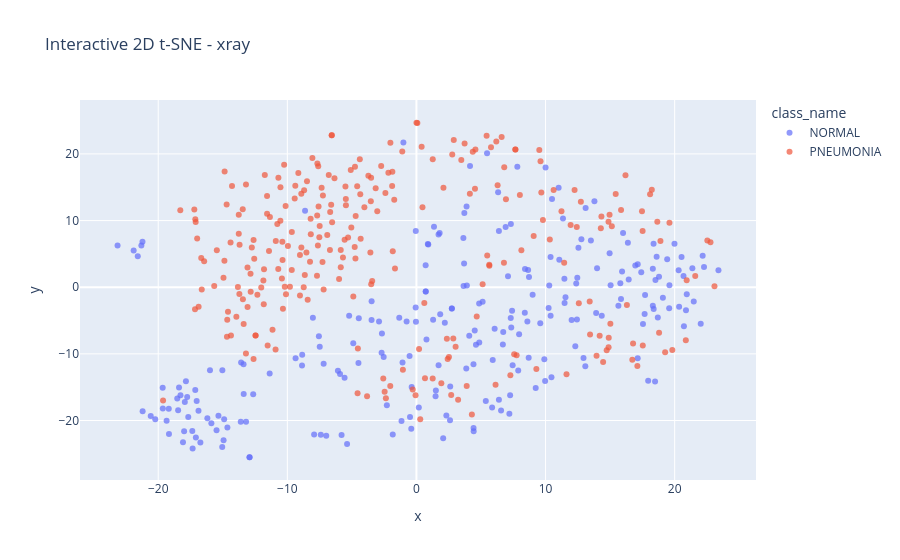
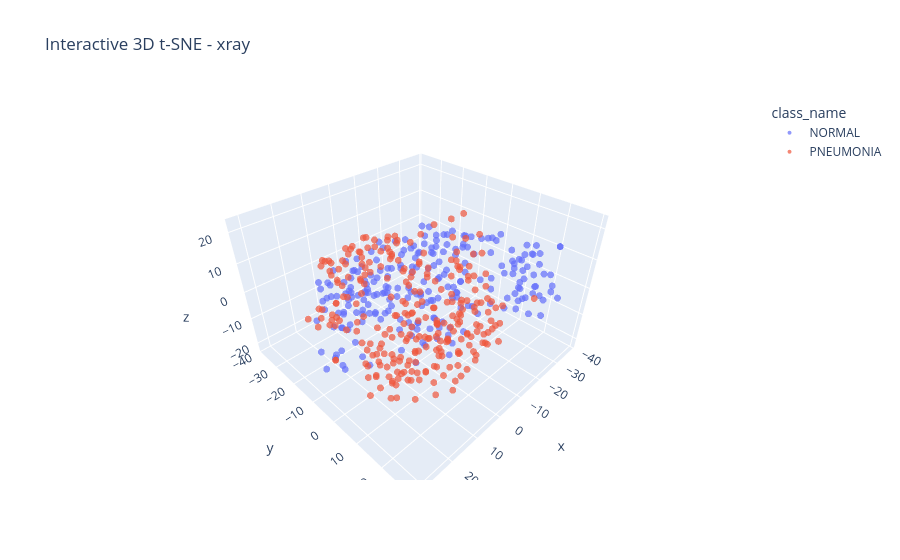

Notebook cell for these charts, in order:
### Markdown cell above
# X-Ray t-SNE

### Code cell
encodings_xray, labels_xray = extract_encodings(
    'xray',
    n_samples=500
)

plot_tsne_2d_interactive(
    'xray',
    encodings_xray,
    labels_xray,
    CONFIG['datasets']['xray']['class_names']
)

plot_tsne_3d_interactive(
    'xray',
    encodings_xray,
    labels_xray,
    CONFIG['datasets']['xray']['class_names']
)

### Figure 1 — Plotly figure (JSON) as saved in the notebook; plotly's stock layout.template omitted (floating-point values rounded to 4 significant figures; data arrays with more than 128 entries replaced by an {"elided": "..."} marker saying what was removed)
{"data": [{"hovertemplate": "class_name=NORMAL<br>x=%{x}<br>y=%{y}<extra></extra>", "legendgroup": "NORMAL", "marker": {"color": "#636efa", "opacity": 0.7, "size": 6, "symbol": "circle"}, "mode": "markers", "name": "NORMAL", "orientation": "v", "showlegend": true, "type": "scatter", "x": {"elided": "234 float values"}, "xaxis": "x", "y": {"elided": "234 float values"}, "yaxis": "y"}, {"hovertemplate": "class_name=PNEUMONIA<br>x=%{x}<br>y=%{y}<extra></extra>", "legendgroup": "PNEUMONIA", "marker": {"color": "#EF553B", "opacity": 0.7, "size": 6, "symbol": "circle"}, "mode": "markers", "name": "PNEUMONIA", "orientation": "v", "showlegend": true, "type": "scatter", "x": {"elided": "266 float values"}, "xaxis": "x", "y": {"elided": "266 float values"}, "yaxis": "y"}], "layout": {"legend": {"title": {"text": "class_name"}, "tracegroupgap": 0}, "title": {"text": "Interactive 2D t-SNE - xray"}, "xaxis": {"anchor": "y", "domain": [0, 1], "title": {"text": "x"}}, "yaxis": {"anchor": "x", "domain": [0, 1], "title": {"text": "y"}}}}

### Figure 2 — Plotly figure (JSON) as saved in the notebook; plotly's stock layout.template omitted (floating-point values rounded to 4 significant figures; data arrays with more than 128 entries replaced by an {"elided": "..."} marker saying what was removed)
{"data": [{"hovertemplate": "class_name=NORMAL<br>x=%{x}<br>y=%{y}<br>z=%{z}<extra></extra>", "legendgroup": "NORMAL", "marker": {"color": "#636efa", "opacity": 0.7, "size": 4, "symbol": "circle"}, "mode": "markers", "name": "NORMAL", "scene": "scene", "showlegend": true, "type": "scatter3d", "x": {"elided": "234 float values"}, "y": {"elided": "234 float values"}, "z": {"elided": "234 float values"}}, {"hovertemplate": "class_name=PNEUMONIA<br>x=%{x}<br>y=%{y}<br>z=%{z}<extra></extra>", "legendgroup": "PNEUMONIA", "marker": {"color": "#EF553B", "opacity": 0.7, "size": 4, "symbol": "circle"}, "mode": "markers", "name": "PNEUMONIA", "scene": "scene", "showlegend": true, "type": "scatter3d", "x": {"elided": "266 float values"}, "y": {"elided": "266 float values"}, "z": {"elided": "266 float values"}}], "layout": {"legend": {"title": {"text": "class_name"}, "tracegroupgap": 0}, "scene": {"domain": {"x": [0, 1], "y": [0, 1]}, "xaxis": {"title": {"text": "x"}}, "yaxis": {"title": {"text": "y"}}, "zaxis": {"title": {"text": "z"}}}, "title": {"text": "Interactive 3D t-SNE - xray"}}}
